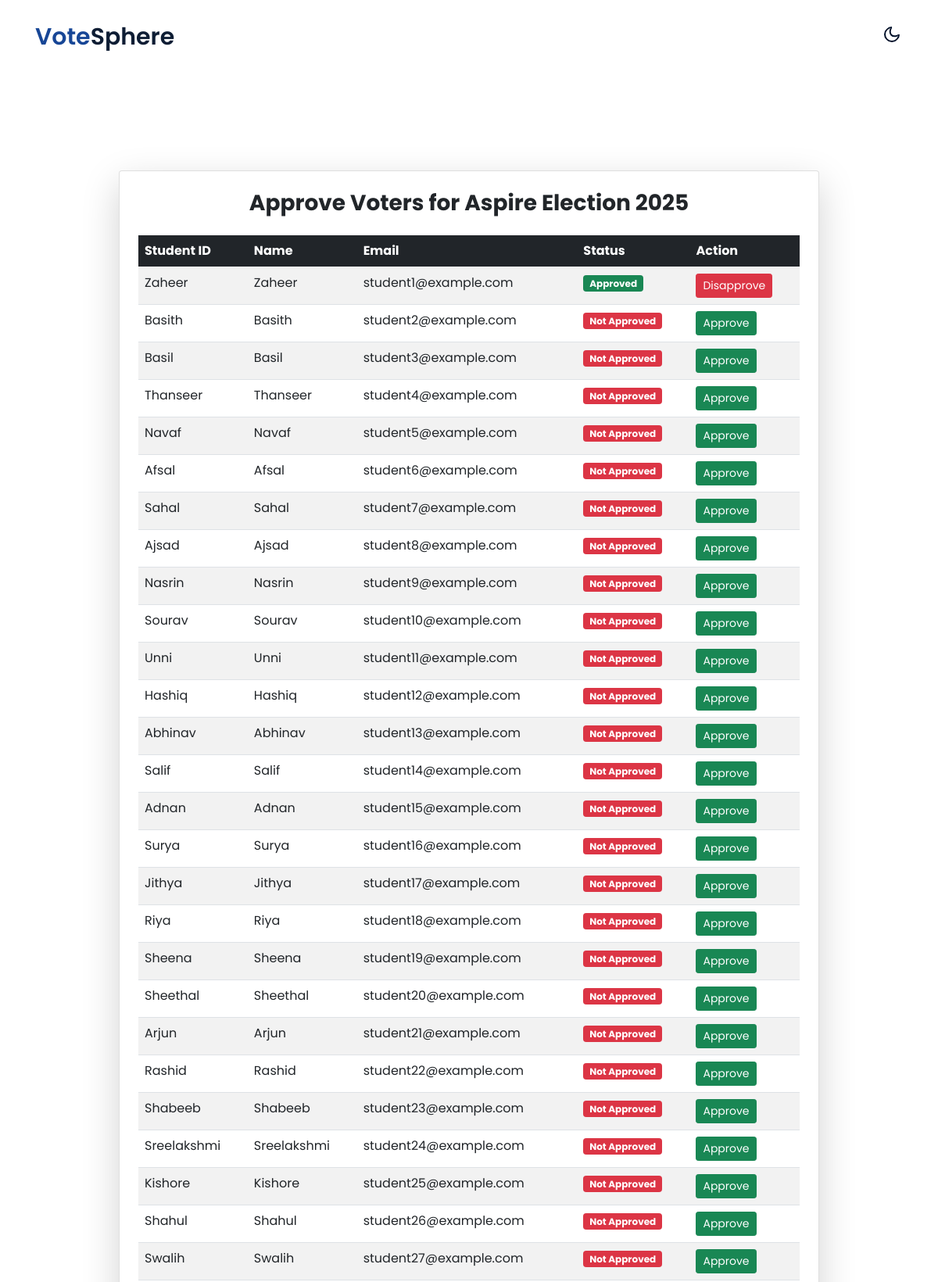
The app's page /campaigns/1/voters/approve/ (upper part) with its own data.
### vote/models.py (models this page shows, shortened)
class ElectionCampaign(models.Model):
    manager = models.ForeignKey(ElectionManager, on_delete=models.CASCADE)  # ✅ Link to manager
    name = models.CharField(max_length=200)
    description = models.TextField()
    start_time = models.DateTimeField()
    end_time = models.DateTimeField()
    image = models.ImageField(upload_to="campaigns/", null=True, blank=True)

class Voter(models.Model):
    campaign = models.ForeignKey(ElectionCampaign, on_delete=models.CASCADE)
    student_id = models.CharField(max_length=50, unique=True)
    name = models.CharField(max_length=255)
    date_of_birth = models.DateField()
    email = models.EmailField(unique=True)
    phone_number = models.CharField(max_length=15)
    course_name = models.CharField(max_length=255)
    department = models.CharField(max_length=255)
    year_of_study = models.IntegerField()
    semester = models.CharField(max_length=20)
    is_approved = models.BooleanField(default=False)  # ✅ Approval status

### vote/views.py (the view)
# urls.py: path('campaigns/<int:campaign_id>/voters/approve/', views.approve_voters, name='approve_voters'),
def approve_voters(request, campaign_id):
    campaign = get_object_or_404(ElectionCampaign, id=campaign_id)
    voters = Voter.objects.filter(campaign=campaign)  # Get voters of the campaign
    return render(request, "approve_voters.html", {"campaign": campaign, "voters": voters})

### vote/templates/approve_voters.html (shortened to what this page needs)
{% load static %}
<!doctype html>
<html lang="en">
<head>
    <link rel="stylesheet" href="https://cdnjs.cloudflare.com/ajax/libs/font-awesome/6.3.0/css/all.min.css">
    <link rel="stylesheet" href="{% static 'css/style-starter.css' %}">
</head>
<body>
    <header id="site-header" class="fixed-top">
        <div class="container">
            <nav class="navbar navbar-expand-lg navbar-light stroke py-lg-0">
                <h1><a class="navbar-brand pe-xl-5 pe-lg-4" href="#">
                        <span class="sublog">vote</span>Sphere
                    </a></h1>
                <div class="mobile-position">
                    <nav class="navigation">
                        <div class="theme-switch-wrapper">
                            <label class="theme-switch" for="checkbox">
                                <div class="mode-container">
                                    <i class="gg-moon"></i>
                                </div>
                            </label>
                        </div>
                    </nav>
                </div>
            </nav>
        </div>
    </header>
    <section class="w3l-main-content" id="about">
        <div class="container">
            <section class="container py-5">
                <div class="row justify-content-center">
                    <div class="col-lg-10">
                        <div class="card shadow-lg p-4">
                            <h3 class="mb-4 text-center text-dark">Approve Voters for {{ campaign.name }}</h3>
                            {% if voters %}
                                <div class="table-responsive">
                                    <table class="table table-striped table-hover">
                                        <thead class="table-dark">
                                            <tr>
                                                <th>Student ID</th>
                                                <th>Name</th>
                                                <th>Email</th>
                                                <th>Status</th>
                                                <th>Action</th>
                                            </tr>
                                        </thead>
                                        <tbody>
                                            {% for voter in voters %}
                                                <tr>
                                                    <td>{{ voter.student_id }}</td>
                                                    <td>{{ voter.name }}</td>
                                                    <td>{{ voter.email }}</td>
                                                    <td>
                                                        {% if voter.is_approved %}
                                                            <span class="badge bg-success">Approved</span>
                                                        {% else %}
                                                            <span class="badge bg-danger">Not Approved</span>
                                                        {% endif %}
                                                    </td>
                                                    <td>
                                                        {% if not voter.is_approved %}
                                                            <a href="{% url 'approve_voter' voter.id %}"
                                                               onclick="return confirm('Approve this voter?');"
                                                               class="btn btn-success btn-sm">Approve</a>
                                                        {% else %}
                                                            <a href="{% url 'disapprove_voter' voter.id %}"
                                                               onclick="return confirm('Disapprove this voter?');"
                                                               class="btn btn-danger btn-sm">Disapprove</a>
                                                        {% endif %}
                                                    </td>
                                                </tr>
                                            {% endfor %}
                                        </tbody>
                                    </table>
                                </div>
                            {% else %}
                                <p class="text-muted text-center">No voters available.</p>
                            {% endif %}
                        </div>
                    </div>
                </div>
            </section>
        </div>
    </section>
</body>
</html>

### records on screen
ElectionCampaign: name "Aspire Election 2025"
Voter: student_id "Zaheer", name "Zaheer", email "student1@example.com", is_approved "Approved"
Voter: student_id "Basith", name "Basith", email "student2@example.com", is_approved "Not Approved"
Voter: student_id "Basil", name "Basil", email "student3@example.com", is_approved "Not Approved"
Voter: student_id "Thanseer", name "Thanseer", email "student4@example.com", is_approved "Not Approved"
Voter: student_id "Navaf", name "Navaf", email "student5@example.com", is_approved "Not Approved"
Voter: student_id "Afsal", name "Afsal", email "student6@example.com", is_approved "Not Approved"
Voter: student_id "Sahal", name "Sahal", email "student7@example.com", is_approved "Not Approved"
Voter: student_id "Ajsad", name "Ajsad", email "student8@example.com", is_approved "Not Approved"
Voter: student_id "Nasrin", name "Nasrin", email "student9@example.com", is_approved "Not Approved"
Voter: student_id "Sourav", name "Sourav", email "student10@example.com", is_approved "Not Approved"
Voter: student_id "Unni", name "Unni", email "student11@example.com", is_approved "Not Approved"
Voter: student_id "Hashiq", name "Hashiq", email "student12@example.com", is_approved "Not Approved"
Voter: student_id "Abhinav", name "Abhinav", email "student13@example.com", is_approved "Not Approved"
Voter: student_id "Salif", name "Salif", email "student14@example.com", is_approved "Not Approved"
Voter: student_id "Adnan", name "Adnan", email "student15@example.com", is_approved "Not Approved"
Voter: student_id "Surya", name "Surya", email "student16@example.com", is_approved "Not Approved"
Voter: student_id "Jithya", name "Jithya", email "student17@example.com", is_approved "Not Approved"
Voter: student_id "Riya", name "Riya", email "student18@example.com", is_approved "Not Approved"
Voter: student_id "Sheena", name "Sheena", email "student19@example.com", is_approved "Not Approved"
Voter: student_id "Sheethal", name "Sheethal", email "student20@example.com", is_approved "Not Approved"
Voter: student_id "Arjun", name "Arjun", email "student21@example.com", is_approved "Not Approved"
Voter: student_id "Rashid", name "Rashid", email "student22@example.com", is_approved "Not Approved"
Voter: student_id "Shabeeb", name "Shabeeb", email "student23@example.com", is_approved "Not Approved"
Voter: student_id "Sreelakshmi", name "Sreelakshmi", email "student24@example.com", is_approved "Not Approved"
Voter: student_id "Kishore", name "Kishore", email "student25@example.com", is_approved "Not Approved"
Voter: student_id "Shahul", name "Shahul", email "student26@example.com", is_approved "Not Approved"
Voter: student_id "Swalih", name "Swalih", email "student27@example.com", is_approved "Not Approved"
